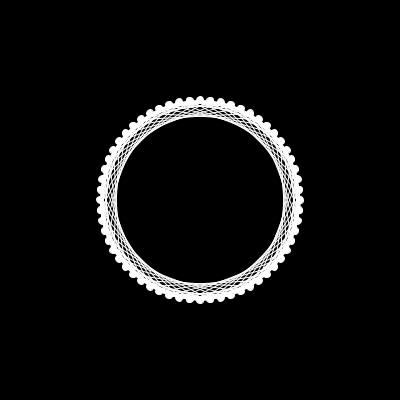
Frame 1 (no input)
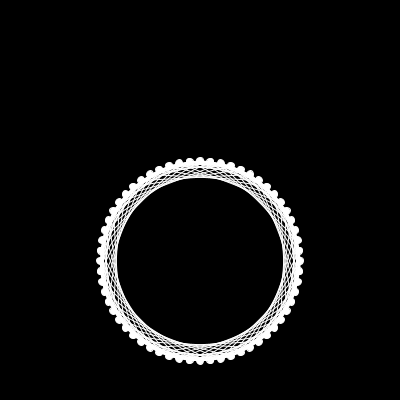
Frame 60 (the mouse pressed at the canvas centre just before this capture)
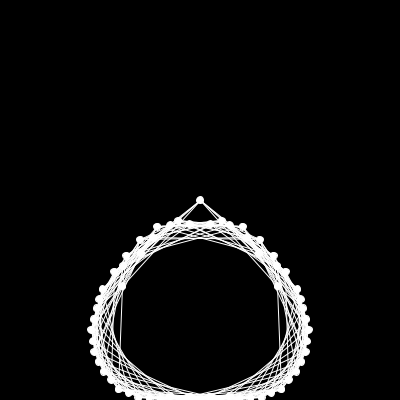
Frame 120 (the mouse held since frame 60 and released just before this capture)

The Processing sketch that drew these frames (run headless with seeded random() and noise(); from frame 60 on, the mouse is pressed at the canvas centre):

// Processing sketch: processing_113297
// ── processing_113297.pde

ArrayList<Particle> myParticles;
ArrayList<Spring> mySprings;

void setup() {
  size(400, 400);
  myParticles = new ArrayList<Particle>(); 

  int nPoints = 60;
  float radius = 100; 
  for (int i=0; i<nPoints; i++) {
    float t = (float)i/nPoints * TWO_PI; 
    float rx = width/2 + radius * cos(t);
    float ry = width/2 + radius * sin(t);
    myParticles.add( new Particle(rx, ry));
  }


  // stitch the particles together into a blob. 
  mySprings = new ArrayList<Spring>();
  for (int i=0; i<(nPoints/2); i++) {
    Particle p = myParticles.get(i);
    Particle q = myParticles.get((i+1)%nPoints);
    Spring s0 = new Spring (p, q);
    mySprings.add (s0);
  }
 
  int connections[] = {2,3,5,7,11};
  for (int j=1; j<connections.length; j++) {
    for (int i=0; i<nPoints; i++) {
      Particle p = myParticles.get(i);
      Particle q = myParticles.get((i+ connections[j])%nPoints);
      Spring s0 = new Spring (p, q);
      mySprings.add (s0);
    }
  }
  
}

int whichPointIsGrabbed = -1; 
void mousePressed() {
  // find the closest particle
  float maxDist = 9999; 
  for (int i=0; i<myParticles.size(); i++) {
    float dx = mouseX - myParticles.get(i).px;
    float dy = mouseY - myParticles.get(i).py;
    float dh = sqrt(dx*dx + dy*dy); 
    if (dh < maxDist) {
      maxDist = dh;
      whichPointIsGrabbed = i;
    }
  }
}


void draw() {
  background (0);

  float gravityForceX = 0; 
  float gravityForceY = 0.1;

  // update the particles
  for (int i=0; i<myParticles.size(); i++) {
    myParticles.get(i).bPeriodicBoundaries = false;
    myParticles.get(i).update(); // update all locations
  }

  if (mousePressed) {
    myParticles.get(whichPointIsGrabbed).px = mouseX;
    myParticles.get(whichPointIsGrabbed).py = mouseY;
  }
  for (int i=0; i<myParticles.size(); i++) {
    myParticles.get(i).addForce(gravityForceX, gravityForceY);
  }
  
  // update the springs
  for (int i=0; i<mySprings.size(); i++) {
    mySprings.get(i).update(); // draw all springs
  }
  

  // Render the springs and particles
  for (int i=0; i<mySprings.size(); i++) {
    mySprings.get(i).render(); // draw all springs
  }
  for (int i=0; i<myParticles.size(); i++) {
    myParticles.get(i).render(); // draw all particles
  }
}



//==========================================================
class Particle {
  float px; 
  float py; 
  float vx; 
  float vy; 
  float damping;
  float mass; 
  boolean bLimitVelocities = true;
  boolean bPeriodicBoundaries = false;

  // Constructor for the Particle
  Particle (float x, float y) {
    px = x; 
    py = y; 
    vx = vy = 0; 
    damping = 0.93;
    mass = 1.0;
  }

  // Add a force in. One step of Euler integration.
  void addForce (float fx, float fy) {
    float ax = fx / mass; 
    float ay = fy / mass; 
    vx += ax; 
    vy += ay;
  }

  // Update the position. Another step of Euler integration.
  void update() {
    vx *= damping; 
    vy *= damping;
    limitVelocities();
    handleBoundaries();
    px += vx; 
    py += vy;
  }


  void limitVelocities() {
    if (bLimitVelocities) {
      float speed = sqrt(vx*vx + vy*vy); 
      float maxSpeed = 6.0; 
      if (speed > maxSpeed) {
        vx *= maxSpeed/speed;
        vy *= maxSpeed/speed;
      }
    }
  }

  void handleBoundaries() {
    if (bPeriodicBoundaries) {
      if (px > width ) px -= width;
      if (px < 0     ) px += width;
      if (py > height) py -= height;
      if (py < 0     ) py += height;
    } 
    else {
      if (px+vx > width ) {
        vx = -vx;
        px = min(px, width);
      }
      if (px+vx < 0     ) {
        vx = -vx;
        px = max(px, 0);
      }
      if (py+vy > height) {
        vy = -vy;
        py = min(py, height);
      }
      if (py+vy < 0     ) {
        vy = -vy;
        py = max(py, 0);
      }
    }
  }

  void render() {
    ellipse(px, py, 7, 7);
  }
}



//==========================================================
class Spring {
  Particle p;
  Particle q; 
  float restLength;
  float springConstant; 

  Spring (Particle p1, Particle p2) {
    p = p1;
    q = p2;

    float dx = p.px - q.px; 
    float dy = p.py - q.py; 
    restLength = sqrt(dx*dx + dy*dy);
    springConstant = 0.1;
  }

  void update() {
    float dx = p.px - q.px; 
    float dy = p.py - q.py; 
    float dh = sqrt(dx*dx + dy*dy); 

    if (dh > 1) {
      float distention = dh - restLength; 
      float restorativeForce = springConstant * distention; // F = -kx
      float fx = (dx/dh) * restorativeForce;
      float fy = (dy/dh) * restorativeForce;
      p.addForce (-fx, -fy); 
      q.addForce ( fx, fy);
    }
  }

  void render() {
    stroke(255); 
    line(p.px, p.py, q.px, q.py);
  }
}
